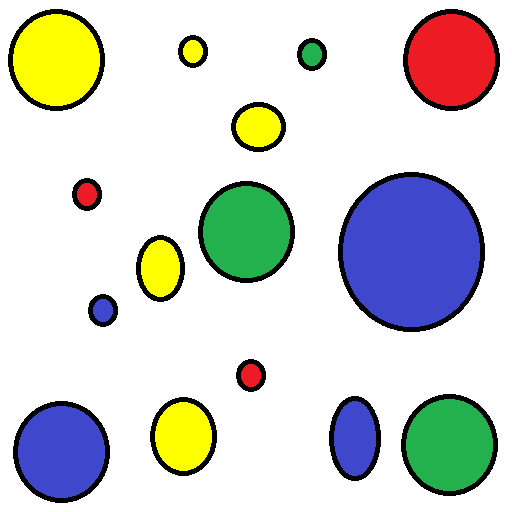
//> input picture Input.png, 512 x 512 px
$ ./corner1   (built with g++ and OpenCV 4)
//> lines starting //> are read from the running program, lines starting //| are printed output that depends on the picture
#include <iostream>
#include<vector>
#include <opencv2/opencv.hpp>
//#include <opencv2/highgui.hpp>


using namespace std;
using namespace cv;

int main() {

	Mat matImgRGB = imread("Res/input.png", IMREAD_COLOR);
//> matImgRGB is the input picture: 512 rows x 512 cols, CV_8UC3; mean B, G, R 207.9, 212.5, 210.1
	if (matImgRGB.empty())
	{
		cout << "Could not read the image: " << endl;
		return 1;
	}
	imshow("img", matImgRGB);
	Mat matImgGray(matImgRGB.size(), CV_32FC1), MatImgThresh;
	if (matImgRGB.channels() == 3) {
		cvtColor(matImgRGB, matImgGray, COLOR_BGR2GRAY);
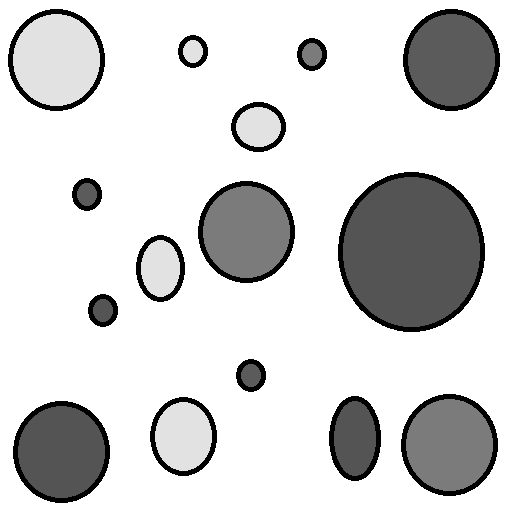
//> matImgGray: 512 rows x 512 cols, CV_8UC1; min 0, max 255, mean 211.2

	}
	else {
		matImgGray = matImgRGB;
	}

	int rat = matImgGray.rows * .25;
//> rat = 128

	Mat matsec1 = matImgGray(Rect(0, 0, rat, rat));
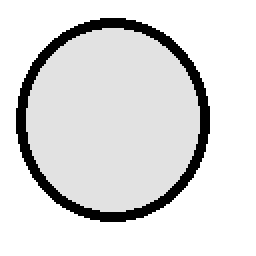
//> matsec1: 128 rows x 128 cols, CV_8UC1 (shown 2 times larger); min 0, max 255, mean 220.9
	Mat matsec2 = matImgRGB(Rect((matImgGray.cols - 1) - rat, 0, rat, rat));
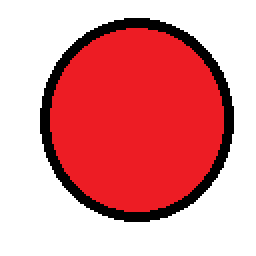
//> matsec2: 128 rows x 128 cols, CV_8UC3 (shown 2 times larger); mean B, G, R 148.2, 145.1, 225.1
	Mat matsec3 = matImgRGB(Rect(0, (matImgGray.rows - 1) - rat, rat, rat));
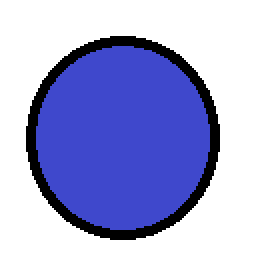
//> matsec3: 128 rows x 128 cols, CV_8UC3 (shown 2 times larger); mean B, G, R 212.5, 162, 158.5
	Mat matsec4 = matImgGray(Rect((matImgGray.cols - 1) - rat, (matImgGray.rows - 1) - rat, rat , rat));
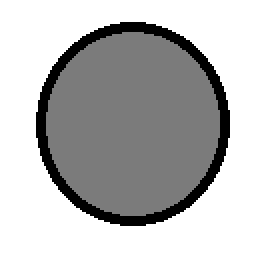
//> matsec4: 128 rows x 128 cols, CV_8UC1 (shown 2 times larger); min 0, max 255, mean 181.5
	double s1 = sum(matsec1)[0];
//> s1 = 3619229
	double s2 = sum(matsec2)[0];
//> s2 = 2428119
	double s3 = sum(matsec3)[0];
//> s3 = 3481311
	double s4 = sum(matsec4)[0];
//> s4 = 2973522
	cout << "Sum : " <<s1 << endl << s2 << endl << s3 << endl << s4 << endl;
//| Sum : 3.61923e+06
//| 2.42812e+06
//| 3.48131e+06
//| 2.97352e+06
	double size = matsec1.rows * matsec1.cols;
//> size = 16384

	double mean1 = s1 / size;
//> mean1 = 220.9
	double mean2 = s2 / size;
//> mean2 = 148.2
	double mean3 = s3 / size;
//> mean3 = 212.5
	double mean4 = s4 / size;
//> mean4 = 181.5
	cout << "Mean : " << mean1 << endl << mean2 << endl << mean3 << endl << mean4 << endl;
//| Mean : 220.9
//| 148.201
//| 212.482
//| 181.489
	double md1 = 0.0, md2 = 0.0, md3 = 0.0, md4 = 0.0;
	for (int i = 0; i < rat; i++) {
		for (int j = 0; j < rat; j++) {
			md1 = pow((double(matImgGray.at<uchar>(i, j)) - mean1), 2) + md1;
			md2 = pow((double(matImgGray.at<uchar>((matImgGray.rows - 1) - i, j)) - mean2), 2) + md2;
			md3 = pow((double(matImgGray.at<uchar>(i, (matImgGray.cols - 1 - j))) - mean3), 2) + md3;
			md4 = pow((double(matImgGray.at<uchar>((matImgGray.rows - 1) - i, (matImgGray.cols - 1 - j))) - mean4), 2) + md4;
		}
	}
//> this loop made 128 passes
//> (md1, md2, md3, md4) on passes 1 to 12: (148837.9, 1459981.7, 231392, 691687.8), (297675.7, 2919963.4, 462783.9, 1383375.7), (446513.6, 4379945.1, 694175.9, 2075063.5), (595351.5, 5839926.8, 925567.8, 2766751.4), (744189.3, 7299908.5, 1156959.8, 3458439.2), (893027.2, 8759890.2, 1388351.7, 4150127.1), (1041865.1, 10219871.9, 1619743.7, 4841814.9), (1190702.9, 11679853.6, 1851135.6, 5533502.7), (1339540.8, 13139835.3, 2082527.6, 6225190.6), (2107622.1, 14737062.1, 2877352.6, 6916878.4), (3352044.4, 16439862.1, 4105587.6, 7608566.3), (4882271.3, 18216563.3, 5593868.7, 8300254.1)
//> after the loop, md1 = 82327931.8; md2 = 156815550.1; md3 = 174861067.8; md4 = 116801962.2
	double sd1 = sqrt(md1 / size);
//> sd1 = 70.89
	double sd2 = sqrt(md2 / size);
//> sd2 = 97.83
	double sd3 = sqrt(md3 / size);
//> sd3 = 103.3
	double sd4 = sqrt(md4 / size);
//> sd4 = 84.43
	cout << "SD : " << sd1 << endl << sd2 << endl << sd3 << endl << sd4 << endl;
//| SD : 70.8865
//| 97.8328
//| 103.309
//| 84.4336
	return 0;


}
